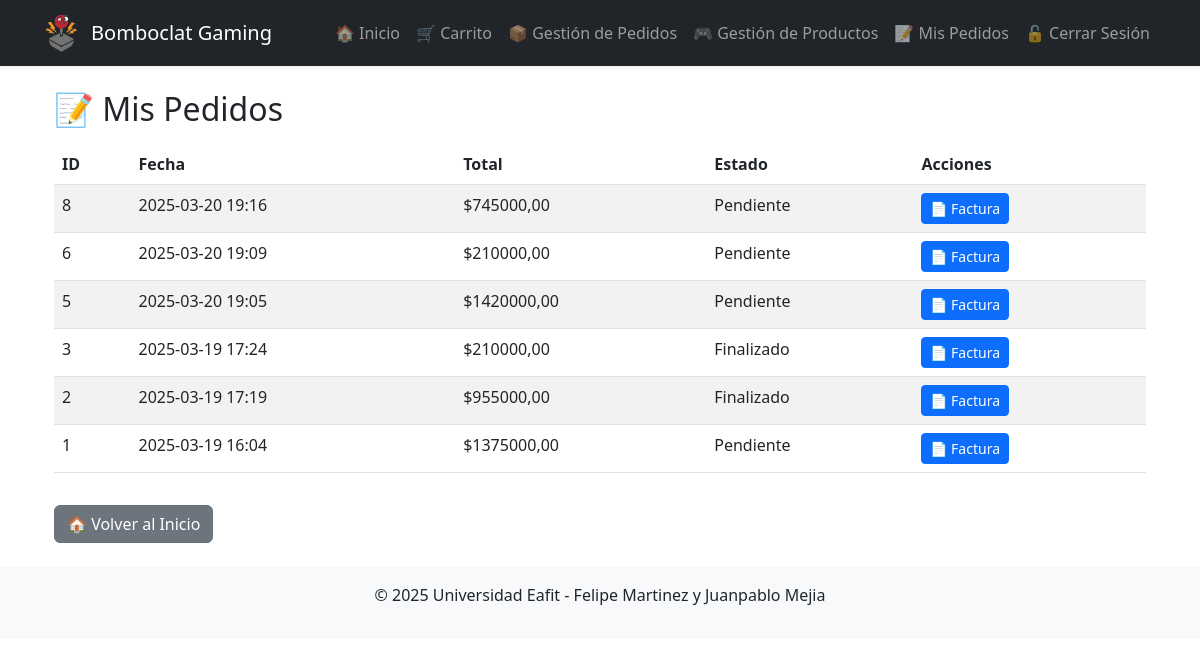
The page /mis-pedidos/ (signed in) on the database as committed earlier.
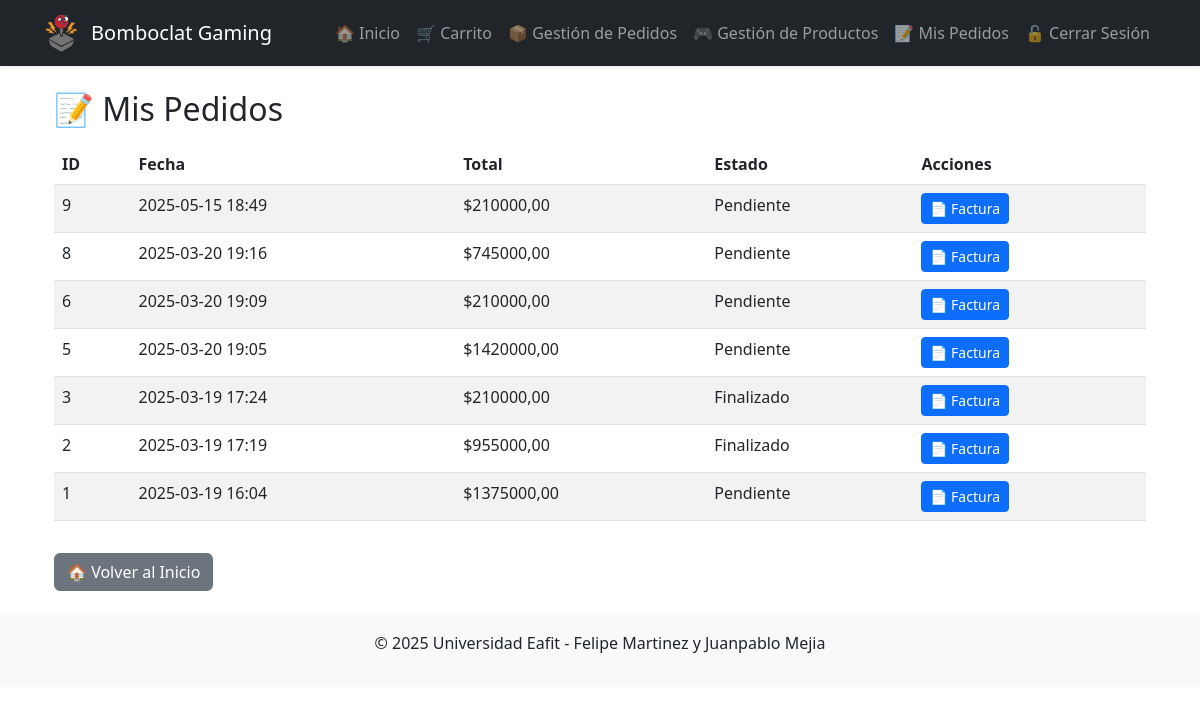
The same page on the database as committed later.
### core/models.py (models this page shows, shortened)
class Pedido(models.Model):
    usuario = models.ForeignKey('auth.User', on_delete=models.CASCADE)
    fecha = models.DateTimeField(auto_now_add=True)
    total = models.DecimalField(max_digits=10, decimal_places=2, default=0)
    ESTADOS = [
        ('Pendiente', 'Pendiente'),
        ('Enviado', 'Enviado'),
        ('Cancelado', 'Cancelado'),
    ]
    estado = models.CharField(max_length=10, choices=ESTADOS, default='Pendiente')

### core/views.py (the view)
# urls.py: path('mis-pedidos/', views.mis_pedidos, name='mis_pedidos'),
@login_required
def mis_pedidos(request):
    pedidos = Pedido.objects.filter(usuario=request.user).order_by('-fecha')
    return render(request, 'core/mis_pedidos.html', {
        'pedidos': pedidos
    })

### core/templates/core/mis_pedidos.html (shortened to what this page needs)
{% extends "base.html" %}
{% block content %}
<div class="container">
    <h2>📝 Mis Pedidos</h2>
    <table class="table table-striped mt-3">
        <thead>
            <tr>
                <th>ID</th>
                <th>Fecha</th>
                <th>Total</th>
                <th>Estado</th>
                <th>Acciones</th>
            </tr>
        </thead>
        <tbody>
            {% for pedido in pedidos %}
            <tr>
                <td>{{ pedido.id }}</td>
                <td>{{ pedido.fecha|date:"Y-m-d H:i" }}</td>
                <td>${{ pedido.total }}</td>
                <td>{{ pedido.estado }}</td>
                <td>
                    <a href="{% url 'generar_factura_pdf' pedido.id %}"
                       class="btn btn-sm btn-primary">
                       📄 Factura
                    </a>
                </td>
            </tr>
            {% empty %}
            <tr>
                <td colspan="5" class="text-center">No tienes pedidos aún.</td>
            </tr>
            {% endfor %}
        </tbody>
    </table>
    <a href="{% url 'home' %}" class="btn btn-secondary mt-3">
        🏠 Volver al Inicio
    </a>
</div>
{% endblock %}

### core/templates/base.html (shortened to what this page needs)
<!DOCTYPE html>
<html lang="es">
<head>
    <link rel="stylesheet" href="https://cdn.jsdelivr.net/npm/bootstrap@5.3.0/dist/css/bootstrap.min.css">
</head>
<body>
    {% load static %}
    <nav class="navbar navbar-expand-lg navbar-dark bg-dark shadow-sm">
        <div class="container">
            <a class="navbar-brand d-flex align-items-center" href="{% url 'home' %}">
                <img src="{% static 'images/logo.png' %}" alt="Logo" style="height: 40px; margin-right: 10px;">
                Bomboclat Gaming
            </a>
            <div class="collapse navbar-collapse" id="navbarNav">
                <ul class="navbar-nav ms-auto">
                    <li class="nav-item">
                        <a class="nav-link" href="{% url 'home' %}">🏠 Inicio</a>
                    </li>
                    <li class="nav-item">
                        <a class="nav-link" href="{% url 'ver_carrito' %}">🛒 Carrito</a>
                    </li>
                    {% if user.is_staff %}
                    <li class="nav-item">
                        <a class="nav-link" href="{% url 'admin_pedidos' %}">📦 Gestión de Pedidos</a>
                    </li>
                    <li class="nav-item">
                        <a class="nav-link" href="{% url 'admin_productos' %}">🎮 Gestión de Productos</a>
                    </li>
                    {% endif %}
                    {% if user.is_authenticated %}
                    <li class="nav-item">
                        <a class="nav-link" href="{% url 'mis_pedidos' %}">📝 Mis Pedidos</a>
                    </li>
                        <li class="nav-item">
                            <a class="nav-link" href="{% url 'logout' %}">🔓 Cerrar Sesión</a>
                        </li>
                    {% endif %}
                </ul>
            </div>
        </div>
    </nav>
    <main class="container mt-4">
        {% block content %}{% endblock %}
    </main>
    <footer class="text-center mt-4 py-3 bg-light">
        <p>© 2025 Universidad Eafit - Felipe Martinez y Juanpablo Mejia</p>
    </footer>
</body>
</html>

Rows that differ between the two databases and show on the page:
added Pedido: id "9", fecha "2025-05-15 18:49", total "210000,00", estado "Pendiente"
